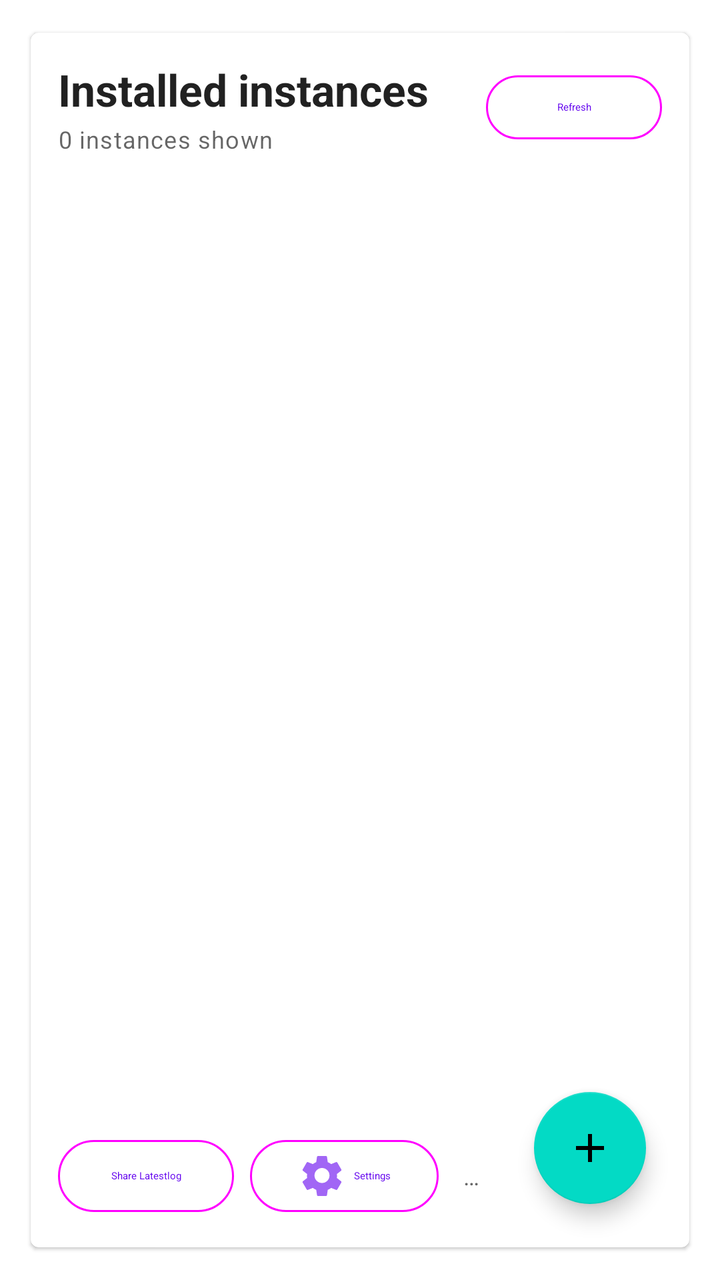
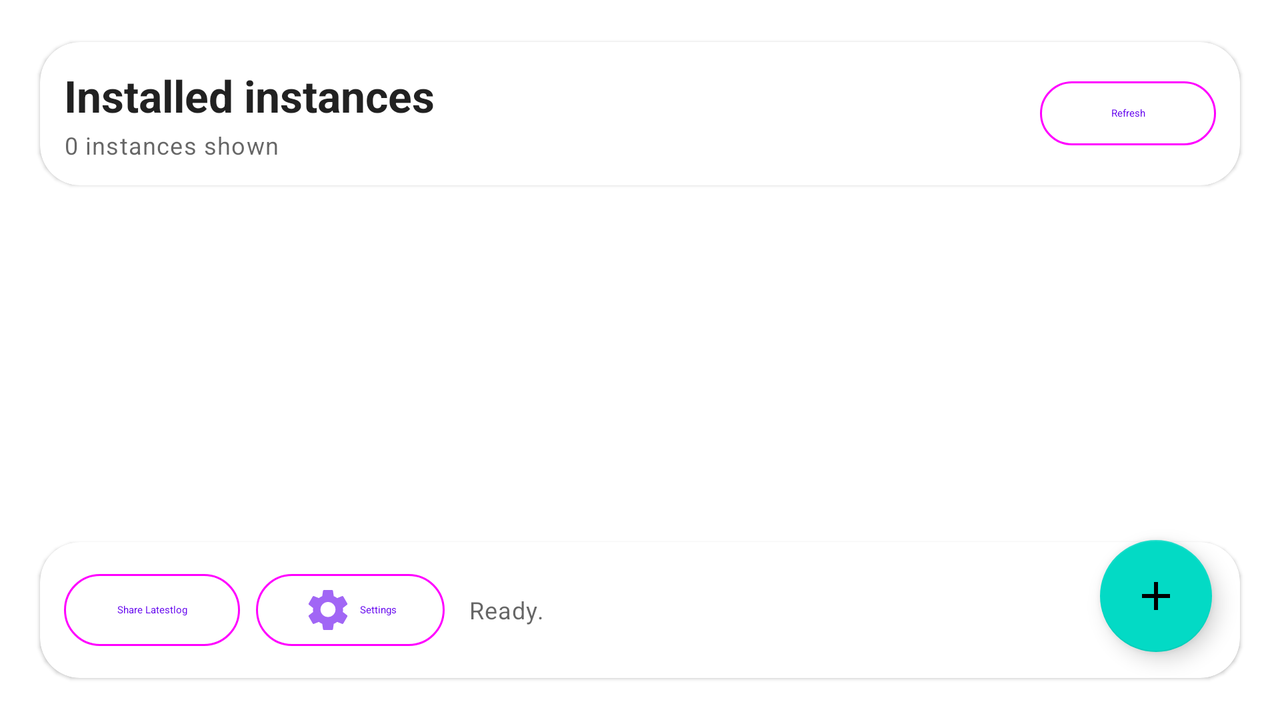

One screen, two layout resources from the same app: the default and the repository's alternative for another configuration. Each is rendered where Android would select it; the XML of both is given below.
<!-- AndroidManifest.xml: application theme Theme.JavaLauncher -->
<!-- res/layout/activity_main.xml -->
<?xml version="1.0" encoding="utf-8"?>
<FrameLayout
    android:id="@id/mainContent"
    android:background="?android:colorBackground"
    android:padding="12.0dip"
    android:layout_width="fill_parent"
    android:layout_height="fill_parent"
    xmlns:android="http://schemas.android.com/apk/res/android"
    xmlns:app="http://schemas.android.com/apk/res-auto">
    <com.google.android.material.card.MaterialCardView
        android:layout_width="fill_parent"
        android:layout_height="fill_parent"
        app:cardUseCompatPadding="true">
        <FrameLayout
            android:layout_width="fill_parent"
            android:layout_height="fill_parent">
            <LinearLayout
                android:orientation="vertical"
                android:padding="14.0dip"
                android:layout_width="fill_parent"
                android:layout_height="fill_parent">
                <LinearLayout
                    android:gravity="center_vertical"
                    android:orientation="horizontal"
                    android:layout_width="fill_parent"
                    android:layout_height="wrap_content">
                    <LinearLayout
                        android:orientation="vertical"
                        android:layout_width="0.0dip"
                        android:layout_height="wrap_content"
                        android:layout_weight="1.0">
                        <TextView
                            android:textAppearance="@style/TextAppearance.Material3.TitleLarge"
                            android:textStyle="bold"
                            android:layout_width="fill_parent"
                            android:layout_height="wrap_content"
                            android:text="@string/instance_list_title" />
                        <TextView
                            android:textAppearance="@style/TextAppearance.Material3.BodySmall"
                            android:id="@id/textVersionCount"
                            android:layout_width="fill_parent"
                            android:layout_height="wrap_content"
                            android:layout_marginTop="2.0dip"
                            android:text="@string/instance_count_value_default" />
                    </LinearLayout>
                    <com.google.android.material.button.MaterialButton
                        android:id="@id/buttonBrowseContentMain"
                        android:visibility="gone"
                        android:layout_width="wrap_content"
                        android:layout_height="wrap_content"
                        android:minHeight="40.0dip"
                        android:text="@string/button_browse_content"
                        android:layout_marginStart="10.0dip"
                        app:icon="@drawable/ic_content_mod_24"
                        app:iconGravity="textStart"
                        style="@style/Widget.Material3.Button.OutlinedButton" />
                    <com.google.android.material.button.MaterialButton
                        android:id="@id/buttonImportModpackMain"
                        android:visibility="gone"
                        android:layout_width="wrap_content"
                        android:layout_height="wrap_content"
                        android:minHeight="40.0dip"
                        android:text="Import Modpack"
                        android:layout_marginStart="8.0dip"
                        app:icon="@drawable/ic_add_24"
                        app:iconGravity="textStart"
                        style="@style/Widget.Material3.Button.OutlinedButton" />
                    <com.google.android.material.button.MaterialButton
                        android:id="@id/buttonRefreshVersions"
                        android:layout_width="wrap_content"
                        android:layout_height="wrap_content"
                        android:minHeight="40.0dip"
                        android:text="@string/button_refresh_versions"
                        android:layout_marginStart="8.0dip"
                        style="@style/Widget.Material3.Button.OutlinedButton" />
                </LinearLayout>
                <com.google.android.material.tabs.TabLayout
                    android:id="@id/tabVersionTypes"
                    android:layout_width="fill_parent"
                    android:layout_height="wrap_content"
                    android:layout_marginTop="8.0dip"
                    app:tabMode="scrollable" />
                <ProgressBar
                    android:id="@id/progressVersions"
                    android:visibility="gone"
                    android:layout_width="fill_parent"
                    android:layout_height="wrap_content"
                    android:layout_marginTop="6.0dip"
                    android:indeterminate="true"
                    style="?android:progressBarStyleHorizontal" />
                <androidx.recyclerview.widget.RecyclerView
                    android:id="@id/recyclerVersions"
                    android:paddingBottom="12.0dip"
                    android:clipToPadding="false"
                    android:layout_width="fill_parent"
                    android:layout_height="0.0dip"
                    android:layout_marginTop="10.0dip"
                    android:layout_weight="1.0" />
                <LinearLayout
                    android:gravity="center_vertical"
                    android:orientation="horizontal"
                    android:id="@id/bottomMainActions"
                    android:paddingTop="8.0dip"
                    android:layout_width="fill_parent"
                    android:layout_height="wrap_content">
                    <com.google.android.material.button.MaterialButton
                        android:id="@id/buttonShareLatestLog"
                        android:layout_width="wrap_content"
                        android:layout_height="wrap_content"
                        android:minHeight="44.0dip"
                        android:text="@string/button_share_latest_log"
                        style="@style/Widget.Material3.Button.OutlinedButton" />
                    <Space
                        android:layout_width="8.0dip"
                        android:layout_height="wrap_content" />
                    <com.google.android.material.button.MaterialButton
                        android:id="@id/buttonOpenSettings"
                        android:layout_width="wrap_content"
                        android:layout_height="wrap_content"
                        android:minHeight="44.0dip"
                        android:text="@string/button_settings"
                        app:icon="@drawable/ic_settings_24"
                        app:iconGravity="textStart"
                        style="@style/Widget.Material3.Button.OutlinedButton" />
                    <TextView
                        android:textAppearance="@style/TextAppearance.Material3.BodySmall"
                        android:ellipsize="end"
                        android:id="@id/textStatus"
                        android:layout_width="0.0dip"
                        android:layout_height="wrap_content"
                        android:text="@string/main_status_ready"
                        android:maxLines="1"
                        android:layout_weight="1.0"
                        android:layout_marginStart="12.0dip"
                        android:layout_marginEnd="92.0dip" />
                </LinearLayout>
            </LinearLayout>
            <com.google.android.material.floatingactionbutton.FloatingActionButton
                android:layout_gravity="end|bottom|center"
                android:id="@id/fabCreateInstance"
                android:layout_width="wrap_content"
                android:layout_height="wrap_content"
                android:layout_margin="22.0dip"
                android:contentDescription="@string/create_instance_button"
                app:srcCompat="@drawable/ic_add_24" />
        </FrameLayout>
    </com.google.android.material.card.MaterialCardView>
    <LinearLayout
        android:orientation="vertical"
        android:visibility="gone"
        android:layout_width="0.0dip"
        android:layout_height="0.0dip">
        <TextView
            android:id="@id/textSelectedVersion"
            android:layout_width="wrap_content"
            android:layout_height="wrap_content"
            android:text="@string/selected_instance_empty" />
        <com.google.android.material.button.MaterialButton
            android:id="@id/buttonLaunchVersion"
            android:layout_width="wrap_content"
            android:layout_height="wrap_content"
            android:text="@string/button_launch_version" />
        <com.google.android.material.button.MaterialButton
            android:id="@id/buttonOpenFolder"
            android:layout_width="wrap_content"
            android:layout_height="wrap_content"
            android:text="@string/button_open_folder" />
        <TextView
            android:id="@id/textAppTitle"
            android:layout_width="wrap_content"
            android:layout_height="wrap_content"
            android:text="@string/app_name" />
        <TextView
            android:id="@id/textAccountStatus"
            android:layout_width="wrap_content"
            android:layout_height="wrap_content"
            android:text="@string/status_signed_out" />
        <com.google.android.material.button.MaterialButton
            android:id="@id/buttonSignIn"
            android:layout_width="wrap_content"
            android:layout_height="wrap_content"
            android:text="@string/button_sign_in" />
        <com.google.android.material.button.MaterialButton
            android:id="@id/buttonSignOut"
            android:layout_width="wrap_content"
            android:layout_height="wrap_content"
            android:text="@string/button_sign_out" />
        <com.google.android.material.switchmaterial.SwitchMaterial
            android:id="@id/switchShowSharedInstalls"
            android:layout_width="wrap_content"
            android:layout_height="wrap_content" />
        <TextView
            android:id="@id/textSharedInstallsSummary"
            android:layout_width="wrap_content"
            android:layout_height="wrap_content" />
        <TextView
            android:id="@id/textFolder"
            android:layout_width="wrap_content"
            android:layout_height="wrap_content" />
        <TextView
            android:id="@id/textRenderSurfaceTitle"
            android:layout_width="wrap_content"
            android:layout_height="wrap_content" />
        <com.google.android.material.switchmaterial.SwitchMaterial
            android:id="@id/switchUseNativeSurface"
            android:layout_width="wrap_content"
            android:layout_height="wrap_content" />
        <TextView
            android:id="@id/textRenderSurfaceSummary"
            android:layout_width="wrap_content"
            android:layout_height="wrap_content" />
        <CheckBox
            android:id="@id/checkKeepLogs"
            android:layout_width="wrap_content"
            android:layout_height="wrap_content" />
    </LinearLayout>
</FrameLayout>
<!-- resources referenced by this layout -->
<resources>
  <!-- drawable ic_add_24 (drawable) -->
  <?xml version="1.0" encoding="utf-8"?>
  <vector
      android:height="24.0dip"
      android:width="24.0dip"
      android:viewportWidth="24.0"
      android:viewportHeight="24.0"
      xmlns:android="http://schemas.android.com/apk/res/android">
      <path
          android:fillColor="?colorPrimary"
          android:pathData="M11,5h2v6h6v2h-6v6h-2v-6H5v-2h6z" />
  </vector>
  <!-- drawable ic_content_mod_24 (drawable) -->
  <?xml version="1.0" encoding="utf-8"?>
  <vector
      android:height="24.0dip"
      android:width="24.0dip"
      android:viewportWidth="24.0"
      android:viewportHeight="24.0"
      xmlns:android="http://schemas.android.com/apk/res/android">
      <path
          android:fillColor="?colorPrimary"
          android:pathData="M12,2l8,4.5v9L12,20l-8,-4.5v-9zM12,4.3L6,7.7v6.6l6,3.4l6,-3.4V7.7z" />
      <path
          android:fillColor="?colorPrimary"
          android:pathData="M11,7h2v4h4v2h-4v4h-2v-4H7v-2h4z" />
  </vector>
  <!-- drawable ic_settings_24 (drawable) -->
  <?xml version="1.0" encoding="utf-8"?>
  <vector
      android:height="24.0dip"
      android:width="24.0dip"
      android:viewportWidth="24.0"
      android:viewportHeight="24.0"
      xmlns:android="http://schemas.android.com/apk/res/android">
      <path
          android:fillColor="?colorControlNormal"
          android:pathData="M19.43,12.98c0.04,-0.32 0.07,-0.65 0.07,-0.98s-0.02,-0.66 -0.07,-0.98l2.11,-1.65c0.19,-0.15 0.24,-0.42 0.12,-0.64l-2,-3.46c-0.12,-0.22 -0.37,-0.31 -0.6,-0.22l-2.49,1c-0.52,-0.4 -1.08,-0.73 -1.69,-0.98L14.5,2.42C14.47,2.18 14.25,2 14,2h-4c-0.25,0 -0.46,0.18 -0.5,0.42L9.12,5.07c-0.61,0.25 -1.17,0.59 -1.69,0.98l-2.49,-1c-0.23,-0.08 -0.48,0 -0.6,0.22l-2,3.46c-0.13,0.22 -0.07,0.49 0.12,0.64l2.11,1.65c-0.04,0.32 -0.08,0.65 -0.08,0.98s0.03,0.66 0.08,0.98l-2.11,1.65c-0.19,0.15 -0.24,0.42 -0.12,0.64l2,3.46c0.12,0.22 0.37,0.31 0.6,0.22l2.49,-1c0.52,0.4 1.08,0.73 1.69,0.98l0.38,2.65c0.04,0.24 0.25,0.42 0.5,0.42h4c0.25,0 0.46,-0.18 0.5,-0.42l0.38,-2.65c0.61,-0.25 1.17,-0.59 1.69,-0.98l2.49,1c0.23,0.08 0.48,0 0.6,-0.22l2,-3.46c0.12,-0.22 0.07,-0.49 -0.12,-0.64l-2.11,-1.65zM12,15.5A3.5,3.5 0,1 1,12 8a3.5,3.5 0,0 1,0 7.5z" />
  </vector>
  <string name="app_name">DroidBridge</string>
  <string name="button_browse_content">Browse Content</string>
  <string name="button_launch_version">Launch</string>
  <string name="button_open_folder">Folder</string>
  <string name="button_refresh_versions">Refresh</string>
  <string name="button_settings">Settings</string>
  <string name="button_share_latest_log">Share Latestlog</string>
  <string name="button_sign_in">Sign in</string>
  <string name="button_sign_out">Sign out</string>
  <string name="create_instance_button">Create instance</string>
  <string name="instance_count_value_default">0 instances shown</string>
  <string name="instance_list_title">Installed instances</string>
  <string name="main_status_ready">Ready.</string>
  <string name="selected_instance_empty">No instance selected.</string>
  <string name="status_signed_out">Microsoft account: not connected</string>
  <style name="Theme.JavaLauncher" parent="Theme.MaterialComponents.DayNight.NoActionBar">
          <item name="colorPrimary">@color/purple_500</item>
          <item name="colorPrimaryVariant">@color/purple_700</item>
          <item name="colorOnPrimary">@color/white</item>
          <item name="colorSecondary">@color/teal_200</item>
          <item name="colorSecondaryVariant">@color/teal_700</item>
          <item name="colorOnSecondary">@color/black</item>
          <item name="android:statusBarColor">?attr/colorPrimaryVariant</item>
          <item name="colorOnSurfaceVariant">@color/launcher_on_surface</item>
      </style>
  <color name="purple_500">#FF6200EE</color>
  <color name="purple_700">#FF3700B3</color>
  <color name="white">#ffffffff</color>
  <color name="teal_200">#FF03DAC5</color>
  <color name="teal_700">#FF018786</color>
  <color name="black">#ff000000</color>
  <color name="launcher_on_surface">#ff241914</color>
</resources>
<!-- res/layout-land/activity_main.xml (the repository's variant of the layout above) -->
<!-- drawn on the phone turned sideways -->
<?xml version="1.0" encoding="utf-8"?>
<FrameLayout
    android:id="@id/mainContent"
    android:background="?android:colorBackground"
    android:padding="12.0dip"
    android:clipToPadding="false"
    android:layout_width="fill_parent"
    android:layout_height="fill_parent"
    xmlns:android="http://schemas.android.com/apk/res/android"
    xmlns:app="http://schemas.android.com/apk/res-auto">
    <com.google.android.material.card.MaterialCardView
        android:id="@id/mainviewcardview"
        android:layout_width="fill_parent"
        android:layout_height="fill_parent"
        app:cardBackgroundColor="@android:color/transparent"
        app:cardElevation="0.0dip"
        app:cardUseCompatPadding="false"
        app:strokeWidth="0.0dip">
        <FrameLayout
            android:layout_width="fill_parent"
            android:layout_height="fill_parent">
            <LinearLayout
                android:orientation="vertical"
                android:clipToPadding="false"
                android:layout_width="fill_parent"
                android:layout_height="fill_parent">
                <com.google.android.material.card.MaterialCardView
                    android:layout_width="fill_parent"
                    android:layout_height="wrap_content"
                    app:cardCornerRadius="20.0dip"
                    app:cardUseCompatPadding="true">
                    <LinearLayout
                        android:gravity="center_vertical"
                        android:orientation="horizontal"
                        android:id="@id/installinstanceslayout"
                        android:padding="12.0dip"
                        android:layout_width="fill_parent"
                        android:layout_height="wrap_content">
                        <LinearLayout
                            android:orientation="vertical"
                            android:layout_width="0.0dip"
                            android:layout_height="wrap_content"
                            android:layout_weight="1.0">
                            <TextView
                                android:textAppearance="@style/TextAppearance.Material3.TitleLarge"
                                android:textStyle="bold"
                                android:layout_width="fill_parent"
                                android:layout_height="wrap_content"
                                android:text="@string/instance_list_title" />
                            <TextView
                                android:textAppearance="@style/TextAppearance.Material3.BodySmall"
                                android:id="@id/textVersionCount"
                                android:layout_width="fill_parent"
                                android:layout_height="wrap_content"
                                android:layout_marginTop="2.0dip"
                                android:text="@string/instance_count_value_default" />
                        </LinearLayout>
                        <com.google.android.material.button.MaterialButton
                            android:id="@id/buttonRefreshVersions"
                            android:layout_width="wrap_content"
                            android:layout_height="wrap_content"
                            android:minHeight="40.0dip"
                            android:text="@string/button_refresh_versions"
                            android:layout_marginStart="10.0dip"
                            style="@style/Widget.Material3.Button.OutlinedButton" />
                    </LinearLayout>
                </com.google.android.material.card.MaterialCardView>
                <com.google.android.material.tabs.TabLayout
                    android:id="@id/tabVersionTypes"
                    android:layout_width="fill_parent"
                    android:layout_height="wrap_content"
                    android:layout_marginTop="8.0dip"
                    app:tabMode="scrollable" />
                <ProgressBar
                    android:id="@id/progressVersions"
                    android:visibility="gone"
                    android:layout_width="fill_parent"
                    android:layout_height="wrap_content"
                    android:layout_marginTop="6.0dip"
                    android:indeterminate="true"
                    style="?android:progressBarStyleHorizontal" />
                <androidx.recyclerview.widget.RecyclerView
                    android:id="@id/recyclerVersions"
                    android:paddingTop="2.0dip"
                    android:paddingBottom="12.0dip"
                    android:clipToPadding="false"
                    android:layout_width="fill_parent"
                    android:layout_height="0.0dip"
                    android:layout_marginTop="8.0dip"
                    android:layout_marginBottom="8.0dip"
                    android:layout_weight="1.0"
                    android:overScrollMode="ifContentScrolls"
                    android:paddingStart="2.0dip"
                    android:paddingEnd="2.0dip"
                    android:nestedScrollingEnabled="true" />
                <com.google.android.material.card.MaterialCardView
                    android:layout_width="fill_parent"
                    android:layout_height="wrap_content"
                    app:cardCornerRadius="20.0dip"
                    app:cardUseCompatPadding="true">
                    <LinearLayout
                        android:gravity="center_vertical"
                        android:orientation="horizontal"
                        android:id="@id/bottomMainActions"
                        android:padding="12.0dip"
                        android:layout_width="fill_parent"
                        android:layout_height="wrap_content">
                        <com.google.android.material.button.MaterialButton
                            android:id="@id/buttonShareLatestLog"
                            android:layout_width="wrap_content"
                            android:layout_height="wrap_content"
                            android:minHeight="44.0dip"
                            android:text="@string/button_share_latest_log"
                            style="@style/Widget.Material3.Button.OutlinedButton" />
                        <Space
                            android:layout_width="8.0dip"
                            android:layout_height="wrap_content" />
                        <com.google.android.material.button.MaterialButton
                            android:id="@id/buttonOpenSettings"
                            android:layout_width="wrap_content"
                            android:layout_height="wrap_content"
                            android:minHeight="44.0dip"
                            android:text="@string/button_settings"
                            app:icon="@drawable/ic_settings_24"
                            app:iconGravity="textStart"
                            style="@style/Widget.Material3.Button.OutlinedButton" />
                        <TextView
                            android:textAppearance="@style/TextAppearance.Material3.BodySmall"
                            android:ellipsize="end"
                            android:id="@id/textStatus"
                            android:layout_width="0.0dip"
                            android:layout_height="wrap_content"
                            android:text="@string/main_status_ready"
                            android:maxLines="1"
                            android:layout_weight="1.0"
                            android:layout_marginStart="12.0dip"
                            android:layout_marginEnd="92.0dip" />
                    </LinearLayout>
                </com.google.android.material.card.MaterialCardView>
            </LinearLayout>
            <com.google.android.material.floatingactionbutton.FloatingActionButton
                android:layout_gravity="end|bottom|center"
                android:id="@id/fabCreateInstance"
                android:layout_width="wrap_content"
                android:layout_height="wrap_content"
                android:layout_margin="22.0dip"
                android:contentDescription="@string/create_instance_button"
                app:srcCompat="@drawable/ic_add_24" />
        </FrameLayout>
    </com.google.android.material.card.MaterialCardView>
    <LinearLayout
        android:orientation="vertical"
        android:visibility="gone"
        android:layout_width="0.0dip"
        android:layout_height="0.0dip">
        <TextView
            android:id="@id/textSelectedVersion"
            android:layout_width="wrap_content"
            android:layout_height="wrap_content"
            android:text="@string/selected_instance_empty" />
        <com.google.android.material.button.MaterialButton
            android:id="@id/buttonLaunchVersion"
            android:layout_width="wrap_content"
            android:layout_height="wrap_content"
            android:text="@string/button_launch_version" />
        <com.google.android.material.button.MaterialButton
            android:id="@id/buttonOpenFolder"
            android:layout_width="wrap_content"
            android:layout_height="wrap_content"
            android:text="@string/button_open_folder" />
        <TextView
            android:id="@id/textAppTitle"
            android:layout_width="wrap_content"
            android:layout_height="wrap_content"
            android:text="@string/app_name" />
        <TextView
            android:id="@id/textAccountStatus"
            android:layout_width="wrap_content"
            android:layout_height="wrap_content"
            android:text="@string/status_signed_out" />
        <com.google.android.material.button.MaterialButton
            android:id="@id/buttonSignIn"
            android:layout_width="wrap_content"
            android:layout_height="wrap_content"
            android:text="@string/button_sign_in" />
        <com.google.android.material.button.MaterialButton
            android:id="@id/buttonSignOut"
            android:layout_width="wrap_content"
            android:layout_height="wrap_content"
            android:text="@string/button_sign_out" />
        <com.google.android.material.switchmaterial.SwitchMaterial
            android:id="@id/switchShowSharedInstalls"
            android:layout_width="wrap_content"
            android:layout_height="wrap_content" />
        <TextView
            android:id="@id/textSharedInstallsSummary"
            android:layout_width="wrap_content"
            android:layout_height="wrap_content" />
        <TextView
            android:id="@id/textFolder"
            android:layout_width="wrap_content"
            android:layout_height="wrap_content" />
        <TextView
            android:id="@id/textRenderSurfaceTitle"
            android:layout_width="wrap_content"
            android:layout_height="wrap_content" />
        <com.google.android.material.switchmaterial.SwitchMaterial
            android:id="@id/switchUseNativeSurface"
            android:layout_width="wrap_content"
            android:layout_height="wrap_content" />
        <TextView
            android:id="@id/textRenderSurfaceSummary"
            android:layout_width="wrap_content"
            android:layout_height="wrap_content" />
        <CheckBox
            android:id="@id/checkKeepLogs"
            android:layout_width="wrap_content"
            android:layout_height="wrap_content" />
    </LinearLayout>
</FrameLayout>
<!-- resources referenced by the variant -->
<!-- as the phone turned sideways resolves them -->
<resources>
  <!-- drawable ic_add_24 (drawable) -->
  <?xml version="1.0" encoding="utf-8"?>
  <vector
      android:height="24.0dip"
      android:width="24.0dip"
      android:viewportWidth="24.0"
      android:viewportHeight="24.0"
      xmlns:android="http://schemas.android.com/apk/res/android">
      <path
          android:fillColor="?colorPrimary"
          android:pathData="M11,5h2v6h6v2h-6v6h-2v-6H5v-2h6z" />
  </vector>
  <!-- drawable ic_settings_24 (drawable) -->
  <?xml version="1.0" encoding="utf-8"?>
  <vector
      android:height="24.0dip"
      android:width="24.0dip"
      android:viewportWidth="24.0"
      android:viewportHeight="24.0"
      xmlns:android="http://schemas.android.com/apk/res/android">
      <path
          android:fillColor="?colorControlNormal"
          android:pathData="M19.43,12.98c0.04,-0.32 0.07,-0.65 0.07,-0.98s-0.02,-0.66 -0.07,-0.98l2.11,-1.65c0.19,-0.15 0.24,-0.42 0.12,-0.64l-2,-3.46c-0.12,-0.22 -0.37,-0.31 -0.6,-0.22l-2.49,1c-0.52,-0.4 -1.08,-0.73 -1.69,-0.98L14.5,2.42C14.47,2.18 14.25,2 14,2h-4c-0.25,0 -0.46,0.18 -0.5,0.42L9.12,5.07c-0.61,0.25 -1.17,0.59 -1.69,0.98l-2.49,-1c-0.23,-0.08 -0.48,0 -0.6,0.22l-2,3.46c-0.13,0.22 -0.07,0.49 0.12,0.64l2.11,1.65c-0.04,0.32 -0.08,0.65 -0.08,0.98s0.03,0.66 0.08,0.98l-2.11,1.65c-0.19,0.15 -0.24,0.42 -0.12,0.64l2,3.46c0.12,0.22 0.37,0.31 0.6,0.22l2.49,-1c0.52,0.4 1.08,0.73 1.69,0.98l0.38,2.65c0.04,0.24 0.25,0.42 0.5,0.42h4c0.25,0 0.46,-0.18 0.5,-0.42l0.38,-2.65c0.61,-0.25 1.17,-0.59 1.69,-0.98l2.49,1c0.23,0.08 0.48,0 0.6,-0.22l2,-3.46c0.12,-0.22 0.07,-0.49 -0.12,-0.64l-2.11,-1.65zM12,15.5A3.5,3.5 0,1 1,12 8a3.5,3.5 0,0 1,0 7.5z" />
  </vector>
  <string name="app_name">DroidBridge</string>
  <string name="button_launch_version">Launch</string>
  <string name="button_open_folder">Folder</string>
  <string name="button_refresh_versions">Refresh</string>
  <string name="button_settings">Settings</string>
  <string name="button_share_latest_log">Share Latestlog</string>
  <string name="button_sign_in">Sign in</string>
  <string name="button_sign_out">Sign out</string>
  <string name="create_instance_button">Create instance</string>
  <string name="instance_count_value_default">0 instances shown</string>
  <string name="instance_list_title">Installed instances</string>
  <string name="main_status_ready">Ready.</string>
  <string name="selected_instance_empty">No instance selected.</string>
  <string name="status_signed_out">Microsoft account: not connected</string>
  <style name="Theme.JavaLauncher" parent="Theme.MaterialComponents.DayNight.NoActionBar">
          <item name="colorPrimary">@color/purple_500</item>
          <item name="colorPrimaryVariant">@color/purple_700</item>
          <item name="colorOnPrimary">@color/white</item>
          <item name="colorSecondary">@color/teal_200</item>
          <item name="colorSecondaryVariant">@color/teal_700</item>
          <item name="colorOnSecondary">@color/black</item>
          <item name="android:statusBarColor">?attr/colorPrimaryVariant</item>
          <item name="colorOnSurfaceVariant">@color/launcher_on_surface</item>
      </style>
  <color name="purple_500">#FF6200EE</color>
  <color name="purple_700">#FF3700B3</color>
  <color name="white">#ffffffff</color>
  <color name="teal_200">#FF03DAC5</color>
  <color name="teal_700">#FF018786</color>
  <color name="black">#ff000000</color>
  <color name="launcher_on_surface">#ff241914</color>
</resources>
